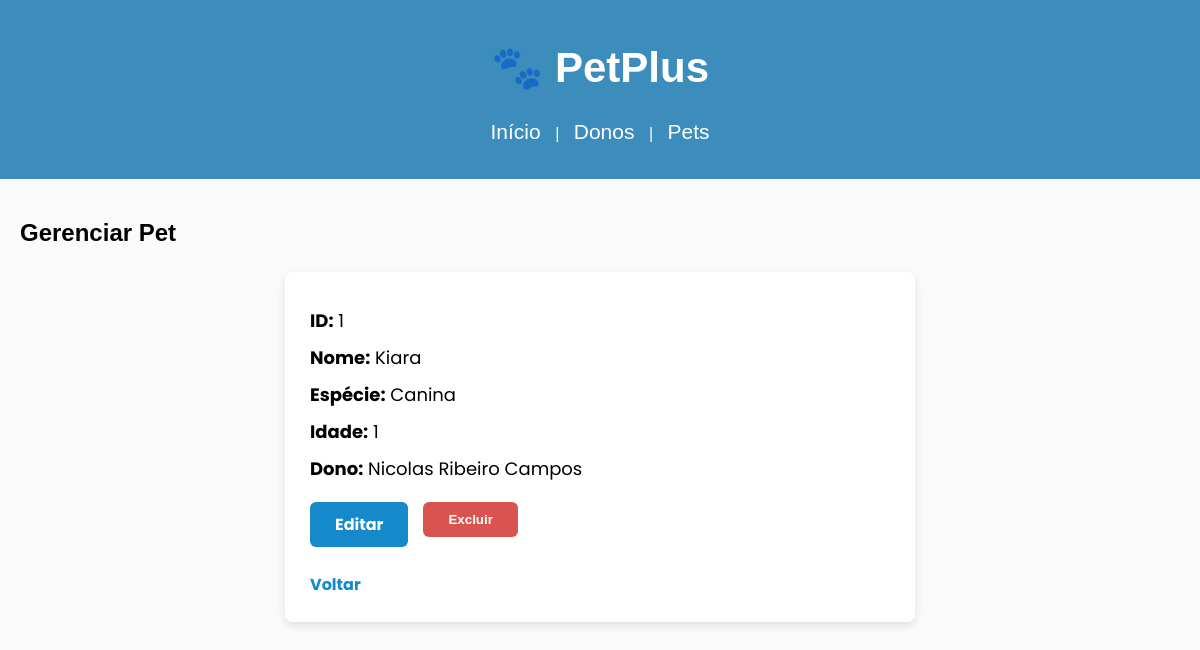
Page /pet/1 on the committed database.
### tables this page shows
CREATE TABLE pets (
    id INTEGER PRIMARY KEY AUTOINCREMENT,
    nome TEXT NOT NULL,
    especie TEXT NOT NULL,
    idade INTEGER NOT NULL,
    dono_id INTEGER,
    FOREIGN KEY(dono_id) REFERENCES donos(id)
);

CREATE TABLE donos (
    id INTEGER PRIMARY KEY AUTOINCREMENT,
    nome TEXT NOT NULL,
    telefone TEXT NOT NULL
);

### app.py (the view)
@app.route('/pet/<int:id>')
def crud_pet(id):
    conn = get_db_connection()
    pet = conn.execute("""
        SELECT pets.*, donos.nome AS dono_nome
        FROM pets LEFT JOIN donos ON pets.dono_id = donos.id
        WHERE pets.id = ?
    """, (id,)).fetchone()
    conn.close()
    return render_template('crud_pet.html', pet=pet)

### app.py (called while the page is built)
def get_db_connection():
    conn = sqlite3.connect(DB_PATH)
    conn.row_factory = sqlite3.Row
    return conn

### templates/crud_pet.html
{% extends 'base.html' %}
{% block content %}
<link rel="stylesheet" href="/static/css/crud_pet.css">
<h2>Gerenciar Pet</h2>
<div class="card-pet">
    <p><strong>ID:</strong> {{ pet.id }}</p>
    <p><strong>Nome:</strong> {{ pet.nome }}</p>
    <p><strong>Espécie:</strong> {{ pet.especie }}</p>
    <p><strong>Idade:</strong> {{ pet.idade }}</p>
    <p><strong>Dono:</strong> {{ pet.dono_nome or "Sem dono" }}</p>
    <div class="actions">
        <a class="edit-btn" href="{{ url_for('editar_pet', id=pet.id) }}">Editar</a>
        <form method="POST" action="{{ url_for('excluir_pet', id=pet.id) }}"
              onsubmit="return confirm('Excluir este pet?');">
            <button class="delete-btn" type="submit">Excluir</button>
        </form>
    </div>
    <a class="back-btn" href="{{ url_for('listar_pets') }}">Voltar</a>
</div>
{% endblock %}

### static/css/style.css (style rules this page uses)
body { font-family: Arial, sans-serif; margin: 0; padding: 0; background-color: #fafafa; }

### static/css/crud_pet.css (style rules this page uses)
.card-pet { width: 50%; margin: 25px auto; background: white; padding: 25px; border-radius: 8px; box-shadow: 0 4px 10px rgba(0, 0, 0, 0.1); font-family: "Poppins", sans-serif; }
.card-pet p { font-size: 18px; margin: 10px 0; }
.actions { display: flex; gap: 15px; margin-top: 20px; }
.edit-btn { padding: 10px 25px; background-color: #1589C9; color: white; font-weight: bold; border-radius: 6px; text-decoration: none; transition: 0.3s; }
.delete-btn { padding: 10px 25px; background-color: #d9534f; color: white; font-weight: bold; border: none; border-radius: 6px; cursor: pointer; transition: 0.3s; }
.back-btn { display: inline-block; margin-top: 25px; font-weight: bold; text-decoration: none; color: #1589C9; }

### rows in the picture
pets: id "1", nome "Kiara", especie "Canina", idade "1"
donos: nome "Nicolas Ribeiro Campos"
